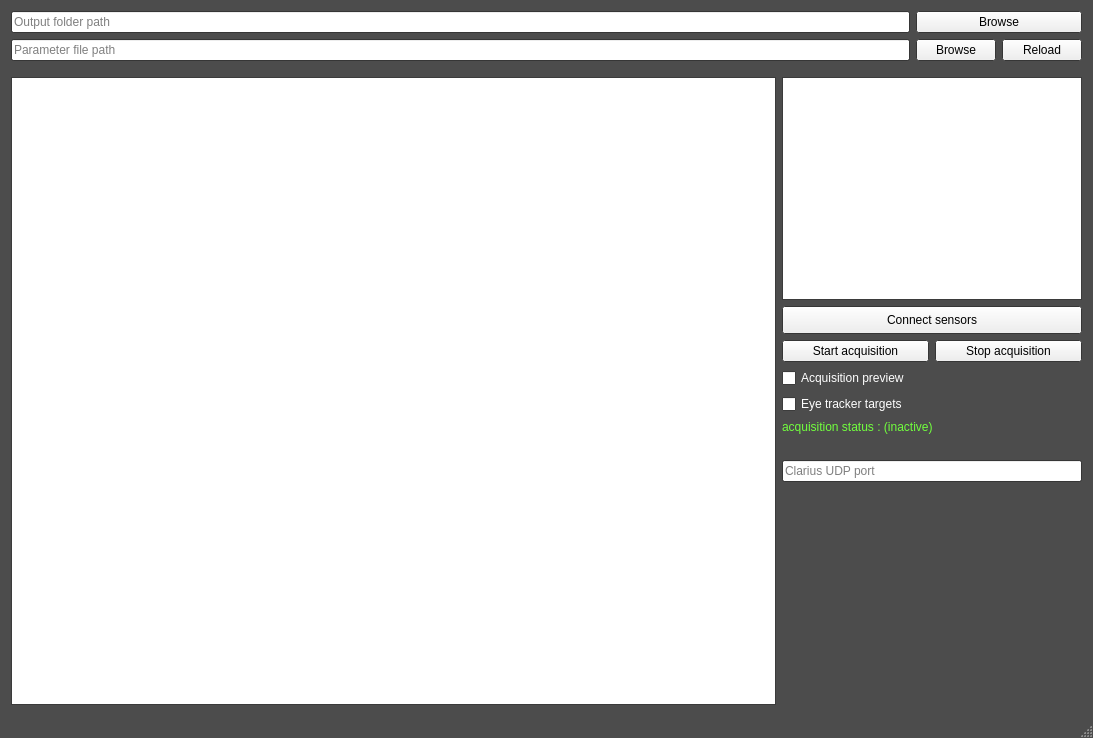
<?xml version="1.0" encoding="UTF-8"?>
<ui version="4.0">
 <class>MainWindow</class>
 <widget class="QMainWindow" name="MainWindow">
  <property name="geometry">
   <rect>
    <x>0</x>
    <y>0</y>
    <width>1093</width>
    <height>738</height>
   </rect>
  </property>
  <property name="sizePolicy">
   <sizepolicy hsizetype="Expanding" vsizetype="Expanding">
    <horstretch>0</horstretch>
    <verstretch>0</verstretch>
   </sizepolicy>
  </property>
  <property name="minimumSize">
   <size>
    <width>985</width>
    <height>573</height>
   </size>
  </property>
  <property name="maximumSize">
   <size>
    <width>16777215</width>
    <height>16777215</height>
   </size>
  </property>
  <property name="palette">
   <palette>
    <active>
     <colorrole role="WindowText">
      <brush brushstyle="SolidPattern">
       <color alpha="255">
        <red>255</red>
        <green>255</green>
        <blue>255</blue>
       </color>
      </brush>
     </colorrole>
     <colorrole role="Base">
      <brush brushstyle="SolidPattern">
       <color alpha="255">
        <red>255</red>
        <green>255</green>
        <blue>255</blue>
       </color>
      </brush>
     </colorrole>
     <colorrole role="Window">
      <brush brushstyle="SolidPattern">
       <color alpha="255">
        <red>76</red>
        <green>76</green>
        <blue>76</blue>
       </color>
      </brush>
     </colorrole>
    </active>
    <inactive>
     <colorrole role="WindowText">
      <brush brushstyle="SolidPattern">
       <color alpha="255">
        <red>255</red>
        <green>255</green>
        <blue>255</blue>
       </color>
      </brush>
     </colorrole>
     <colorrole role="Base">
      <brush brushstyle="SolidPattern">
       <color alpha="255">
        <red>255</red>
        <green>255</green>
        <blue>255</blue>
       </color>
      </brush>
     </colorrole>
     <colorrole role="Window">
      <brush brushstyle="SolidPattern">
       <color alpha="255">
        <red>76</red>
        <green>76</green>
        <blue>76</blue>
       </color>
      </brush>
     </colorrole>
    </inactive>
    <disabled>
     <colorrole role="WindowText">
      <brush brushstyle="SolidPattern">
       <color alpha="255">
        <red>120</red>
        <green>120</green>
        <blue>120</blue>
       </color>
      </brush>
     </colorrole>
     <colorrole role="Base">
      <brush brushstyle="SolidPattern">
       <color alpha="255">
        <red>76</red>
        <green>76</green>
        <blue>76</blue>
       </color>
      </brush>
     </colorrole>
     <colorrole role="Window">
      <brush brushstyle="SolidPattern">
       <color alpha="255">
        <red>76</red>
        <green>76</green>
        <blue>76</blue>
       </color>
      </brush>
     </colorrole>
    </disabled>
   </palette>
  </property>
  <property name="windowTitle">
   <string>SonoAssist Recorder</string>
  </property>
  <property name="autoFillBackground">
   <bool>true</bool>
  </property>
  <widget class="QWidget" name="centralWidget">
   <layout class="QVBoxLayout" name="verticalLayout">
    <item>
     <layout class="QGridLayout" name="input_fields_layout">
      <item row="1" column="0">
       <widget class="QLineEdit" name="output_folder_input">
        <property name="placeholderText">
         <string>Output folder path</string>
        </property>
       </widget>
      </item>
      <item row="2" column="0">
       <widget class="QLineEdit" name="param_file_input">
        <property name="placeholderText">
         <string>Parameter file path</string>
        </property>
       </widget>
      </item>
      <item row="2" column="2">
       <widget class="QPushButton" name="param_file_browse">
        <property name="text">
         <string>Browse</string>
        </property>
       </widget>
      </item>
      <item row="2" column="3">
       <widget class="QPushButton" name="param_file_apply">
        <property name="text">
         <string>Reload</string>
        </property>
       </widget>
      </item>
      <item row="1" column="2" colspan="2">
       <widget class="QPushButton" name="output_folder_browse">
        <property name="text">
         <string>Browse</string>
        </property>
       </widget>
      </item>
     </layout>
    </item>
    <item>
     <spacer name="verticalSpacer_3">
      <property name="orientation">
       <enum>Qt::Vertical</enum>
      </property>
      <property name="sizeType">
       <enum>QSizePolicy::Fixed</enum>
      </property>
      <property name="sizeHint" stdset="0">
       <size>
        <width>20</width>
        <height>10</height>
       </size>
      </property>
     </spacer>
    </item>
    <item>
     <layout class="QHBoxLayout" name="main_content_layout">
      <item>
       <layout class="QVBoxLayout" name="graphic_scene_layout">
        <item>
         <widget class="QGraphicsView" name="graphicsView">
          <property name="sizePolicy">
           <sizepolicy hsizetype="Expanding" vsizetype="Expanding">
            <horstretch>0</horstretch>
            <verstretch>0</verstretch>
           </sizepolicy>
          </property>
          <property name="minimumSize">
           <size>
            <width>645</width>
            <height>365</height>
           </size>
          </property>
          <property name="maximumSize">
           <size>
            <width>3000000</width>
            <height>3000000</height>
           </size>
          </property>
          <property name="palette">
           <palette>
            <active>
             <colorrole role="Base">
              <brush brushstyle="SolidPattern">
               <color alpha="255">
                <red>255</red>
                <green>255</green>
                <blue>255</blue>
               </color>
              </brush>
             </colorrole>
            </active>
            <inactive>
             <colorrole role="Base">
              <brush brushstyle="SolidPattern">
               <color alpha="255">
                <red>255</red>
                <green>255</green>
                <blue>255</blue>
               </color>
              </brush>
             </colorrole>
            </inactive>
            <disabled>
             <colorrole role="Base">
              <brush brushstyle="SolidPattern">
               <color alpha="255">
                <red>76</red>
                <green>76</green>
                <blue>76</blue>
               </color>
              </brush>
             </colorrole>
            </disabled>
           </palette>
          </property>
         </widget>
        </item>
       </layout>
      </item>
      <item>
       <layout class="QVBoxLayout" name="side_panel_layout">
        <property name="sizeConstraint">
         <enum>QLayout::SetFixedSize</enum>
        </property>
        <item>
         <widget class="QTableWidget" name="sensor_status_table">
          <property name="sizePolicy">
           <sizepolicy hsizetype="Fixed" vsizetype="Expanding">
            <horstretch>0</horstretch>
            <verstretch>0</verstretch>
           </sizepolicy>
          </property>
          <property name="minimumSize">
           <size>
            <width>300</width>
            <height>200</height>
           </size>
          </property>
         </widget>
        </item>
        <item>
         <widget class="QPushButton" name="sensor_connect_button">
          <property name="sizePolicy">
           <sizepolicy hsizetype="Fixed" vsizetype="Fixed">
            <horstretch>0</horstretch>
            <verstretch>0</verstretch>
           </sizepolicy>
          </property>
          <property name="minimumSize">
           <size>
            <width>300</width>
            <height>28</height>
           </size>
          </property>
          <property name="maximumSize">
           <size>
            <width>300</width>
            <height>16777215</height>
           </size>
          </property>
          <property name="text">
           <string>Connect sensors</string>
          </property>
         </widget>
        </item>
        <item>
         <layout class="QHBoxLayout" name="acquisition_layout">
          <item>
           <widget class="QPushButton" name="start_acquisition_button">
            <property name="text">
             <string>Start acquisition</string>
            </property>
           </widget>
          </item>
          <item>
           <widget class="QPushButton" name="stop_acquisition_button">
            <property name="text">
             <string>Stop acquisition</string>
            </property>
           </widget>
          </item>
         </layout>
        </item>
        <item>
         <widget class="QCheckBox" name="acquisition_preview_box">
          <property name="text">
           <string>Acquisition preview</string>
          </property>
         </widget>
        </item>
        <item>
         <widget class="QCheckBox" name="eye_t_targets_box">
          <property name="text">
           <string>Eye tracker targets</string>
          </property>
         </widget>
        </item>
        <item>
         <widget class="QLabel" name="acquisition_label">
          <property name="palette">
           <palette>
            <active>
             <colorrole role="WindowText">
              <brush brushstyle="SolidPattern">
               <color alpha="255">
                <red>113</red>
                <green>255</green>
                <blue>61</blue>
               </color>
              </brush>
             </colorrole>
            </active>
            <inactive>
             <colorrole role="WindowText">
              <brush brushstyle="SolidPattern">
               <color alpha="255">
                <red>113</red>
                <green>255</green>
                <blue>61</blue>
               </color>
              </brush>
             </colorrole>
            </inactive>
            <disabled>
             <colorrole role="WindowText">
              <brush brushstyle="SolidPattern">
               <color alpha="255">
                <red>120</red>
                <green>120</green>
                <blue>120</blue>
               </color>
              </brush>
             </colorrole>
            </disabled>
           </palette>
          </property>
          <property name="text">
           <string>acquisition status : (inactive)</string>
          </property>
         </widget>
        </item>
        <item>
         <spacer name="verticalSpacer_6">
          <property name="orientation">
           <enum>Qt::Vertical</enum>
          </property>
          <property name="sizeType">
           <enum>QSizePolicy::Fixed</enum>
          </property>
          <property name="sizeHint" stdset="0">
           <size>
            <width>20</width>
            <height>20</height>
           </size>
          </property>
         </spacer>
        </item>
        <item>
         <layout class="QHBoxLayout" name="udp_port_layout">
          <item>
           <widget class="QLineEdit" name="udp_port_input">
            <property name="sizePolicy">
             <sizepolicy hsizetype="Minimum" vsizetype="Fixed">
              <horstretch>0</horstretch>
              <verstretch>0</verstretch>
             </sizepolicy>
            </property>
            <property name="minimumSize">
             <size>
              <width>185</width>
              <height>0</height>
             </size>
            </property>
            <property name="placeholderText">
             <string>Clarius UDP port</string>
            </property>
           </widget>
          </item>
         </layout>
        </item>
        <item>
         <spacer name="verticalSpacer">
          <property name="orientation">
           <enum>Qt::Vertical</enum>
          </property>
          <property name="sizeHint" stdset="0">
           <size>
            <width>20</width>
            <height>40</height>
           </size>
          </property>
         </spacer>
        </item>
       </layout>
      </item>
     </layout>
    </item>
   </layout>
  </widget>
  <widget class="QStatusBar" name="statusBar"/>
  <widget class="QMenuBar" name="menuBar">
   <property name="geometry">
    <rect>
     <x>0</x>
     <y>0</y>
     <width>1093</width>
     <height>26</height>
    </rect>
   </property>
  </widget>
 </widget>
 <layoutdefault spacing="6" margin="11"/>
 <resources/>
 <connections/>
</ui>
